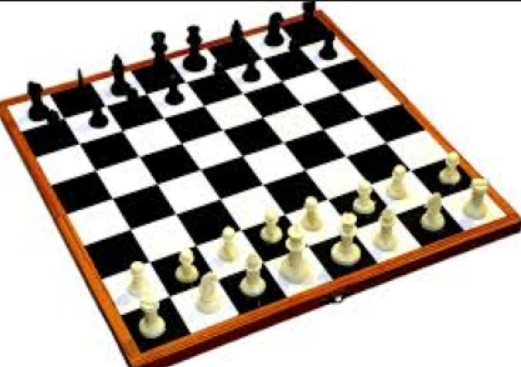
#> input picture chess.jpeg, 521 x 367 px, given in place of chess.png, which was not available
$ jupyter execute --allow-errors 'exp 6.ipynb'   (older library calls are emulated)   (text cells are left out)
#> lines starting #> are read from the running program, lines starting #| are printed output that depends on the picture; pictures that were not available may be replaced by others from this repository, and a replacement may not be noted
[cell 1]
import cv2
import numpy as np
import matplotlib.pyplot as plt

[cell 2]
image = cv2.imread('chess.png')
#> image is the input picture: shape (367, 521, 3); mean B, G, R 165.2, 172.5, 180.1

[cell 3]
gray_image = cv2.cvtColor(image, cv2.COLOR_BGR2GRAY)
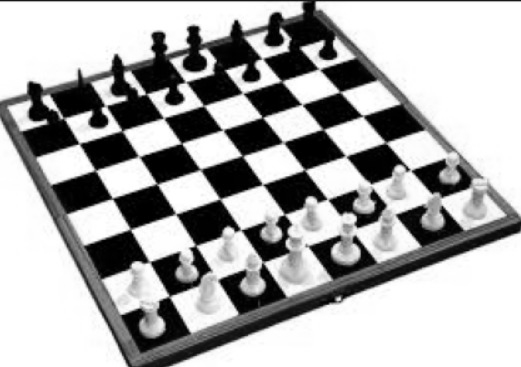
#> gray_image: shape (367, 521); min 0, max 255, mean 173.9

[cell 4]
sobelx  = cv2.Sobel(src = gray_image, ddepth = cv2.CV_64F, dx = 1, dy = 0, ksize = 3)
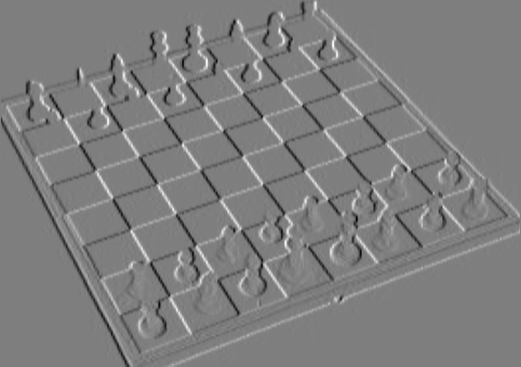
#> sobelx: shape (367, 521) float64; min -815, max 822, mean 0; drawn with min black and max white
sobely  = cv2.Sobel(src = gray_image, ddepth = cv2.CV_64F, dx = 0, dy = 1, ksize = 3)
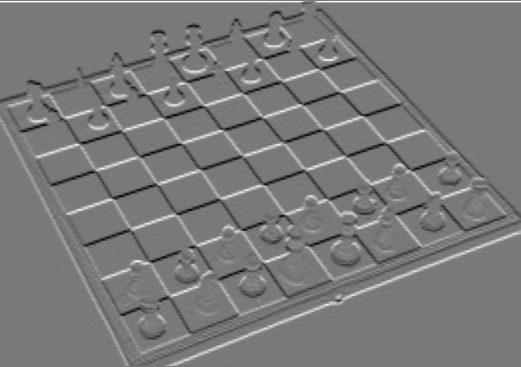
#> sobely: shape (367, 521) float64; min -828, max 907, mean 3.1; drawn with min black and max white

[cell 5]
sobelx = cv2.Sobel(gray_image, cv2.CV_64F, 1, 0, ksize=3)
sobely = cv2.Sobel(gray_image, cv2.CV_64F, 0, 1, ksize=3)
sobel_combined = cv2.magnitude(sobelx, sobely)
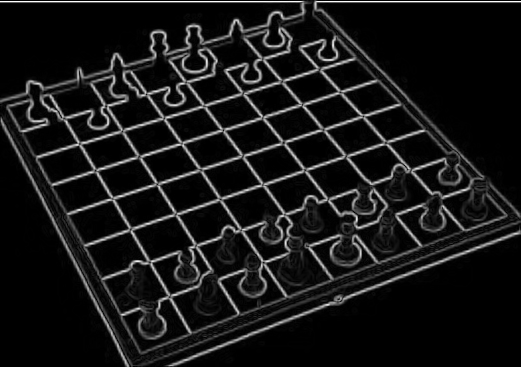
#> sobel_combined: shape (367, 521) float64; min 0, max 907, mean 83.2; drawn with min black and max white

[cell 6]
plt.figure(figsize = (12, 16))

[cell 7]
plt.subplot(321); plt.axis('on'); plt.imshow(image[:,:,::-1]); plt.title('Original')
plt.subplot(322); plt.axis('on'); plt.imshow(gray_image, cmap='gray');plt.title('Grayscale')
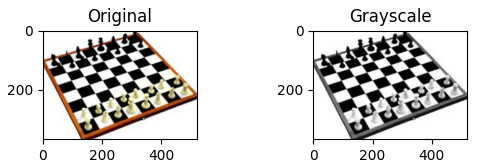
#> figure drawn by matplotlib, 2 panels

[cell 8]
plt.subplot(323); plt.axis('on'); plt.imshow(sobelx);plt.title('Sobel-X Edge Map')
plt.subplot(324); plt.axis('on'); plt.imshow(sobely);plt.title('Sobel-Y Edge Map');

[cell 9]
plt.figure(figsize = (12, 16))
plt.axis('off'); plt.imshow(sobel_combined, cmap='gray' ); plt.title('sobel_combined ');

[cell 10]
gray_image = cv2.cvtColor(image, cv2.COLOR_BGR2GRAY)

[cell 11]
laplacian = cv2.Laplacian(gray_image, cv2.CV_64F)
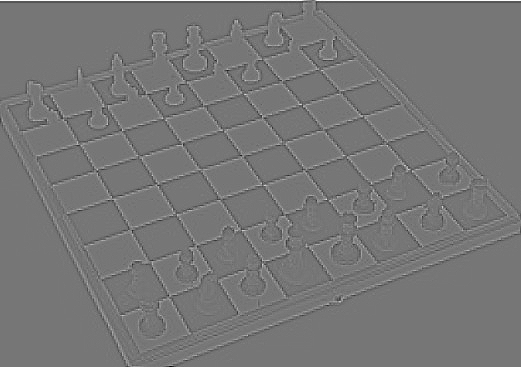
#> laplacian: shape (367, 521) float64; min -259, max 297, mean 0.4; drawn with min black and max white
